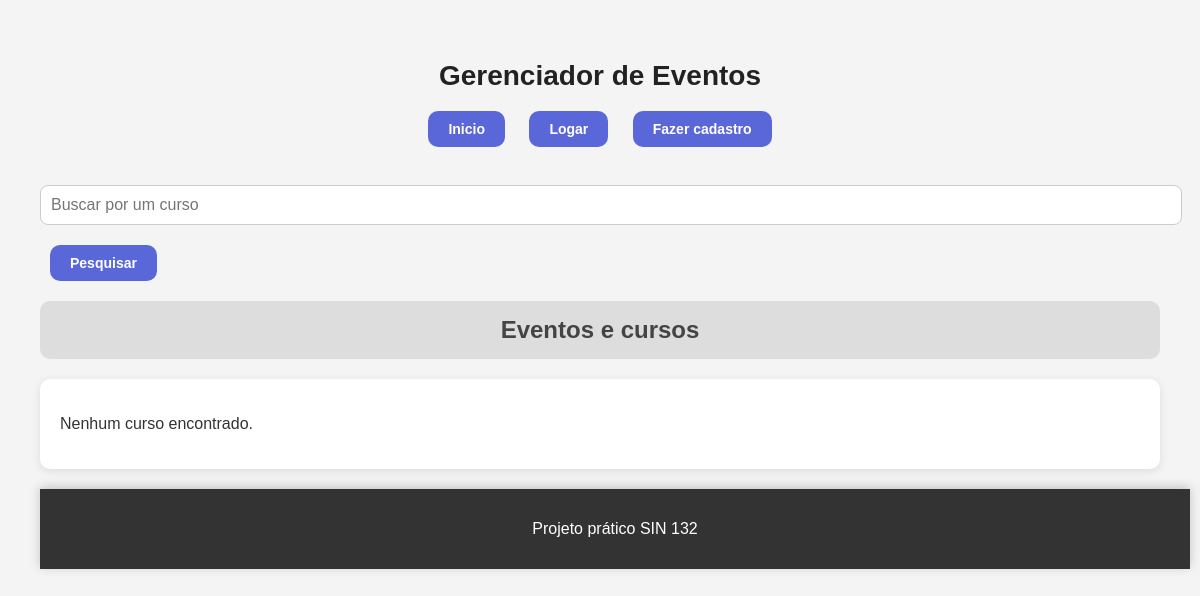
Before: /Pages/inicio.php with the older database file.
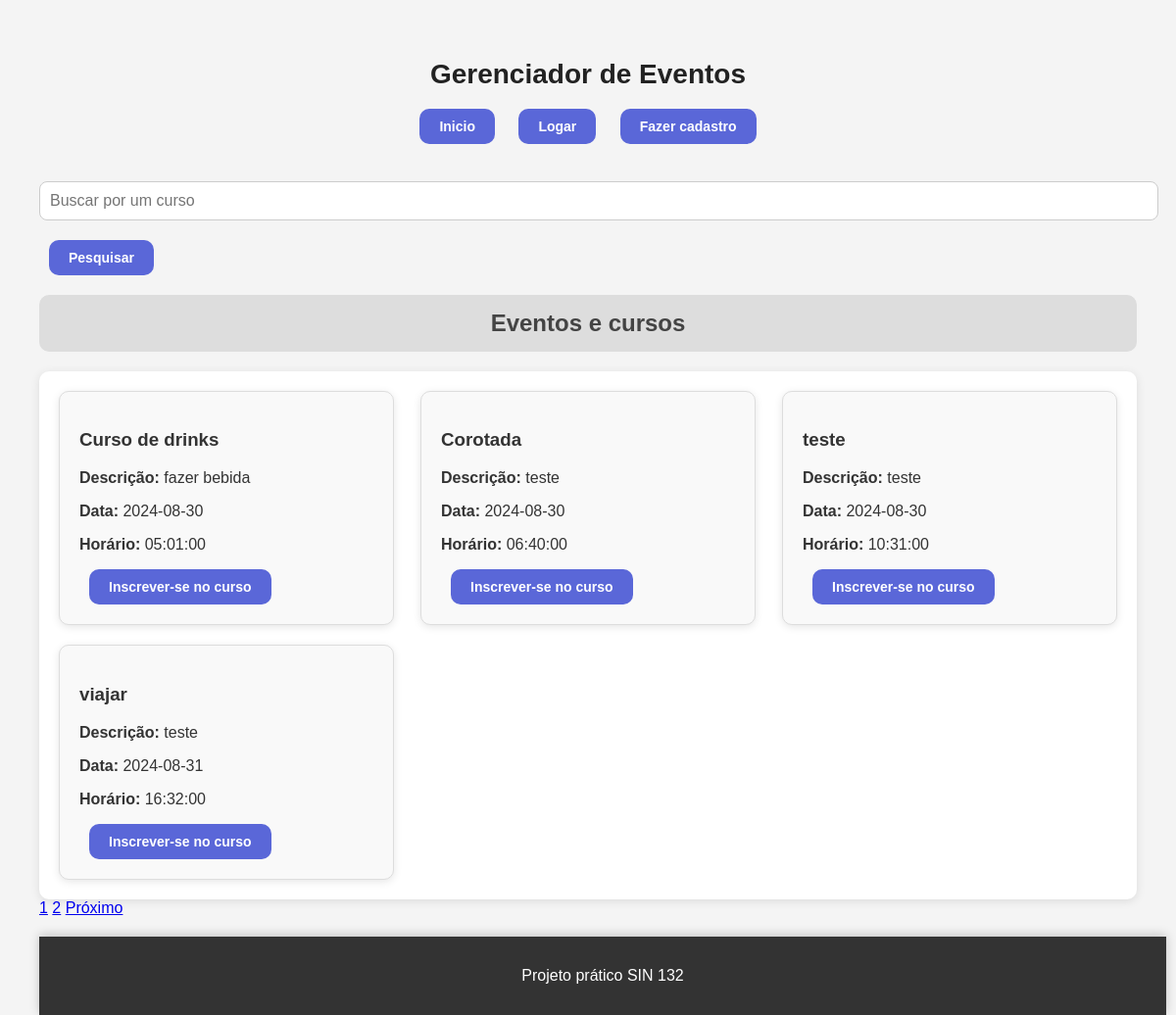
After: the same page with the newer database file.
### tables this page shows
CREATE TABLE `cursos` (
  `id` int(100) NOT NULL,
  `titulo` varchar(100) NOT NULL,
  `descricao` varchar(200) NOT NULL,
  `data` date NOT NULL,
  `horario` time NOT NULL,
  `evento_id` int(100) NOT NULL
);

### Classes/Curso.php (called while the page is built, shortened)
<?php
class Curso {
    private $titulo;
    private $descricao;
    private $data;
    private $horario;
    public function __construct($id = null, $titulo = '', $descricao = '', $data = '', $horario = '', $eventoId = null) {
        $this->titulo = $titulo;
        $this->descricao = $descricao;
        $this->data = $data;
        $this->horario = $horario;
    }
    public function getTitulo() {
        return $this->titulo;
    }
    public function getDescricao() {
        return $this->descricao;
    }
    public function getData() {
        return $this->data;
    }
    public function getHorario() {
        return $this->horario;
    }
    public static function listarCursosPaginados($offset, $limit) {
        $conn = getConnection();
        $sql = "SELECT * FROM cursos LIMIT ?, ?";
        $stmt = $conn->prepare($sql);
        $stmt->bind_param("ii", $offset, $limit);
        $stmt->execute();
        $result = $stmt->get_result();
        $cursos = [];
        while ($row = $result->fetch_assoc()) {
            $cursos[] = new Curso(
                $row['id'],
                $row['titulo'],
                $row['descricao'],
                $row['data'],
                $row['horario'],
                $row['evento_id']
            );
        }
        return $cursos;
    }
    public static function contarTodosCursos() {
        $conn = getConnection();
        $sql = "SELECT COUNT(*) as total FROM cursos";
        $result = $conn->query($sql);
        $row = $result->fetch_assoc();
        return $row['total'];
    }
}

### Pages/inicio.php (the view, shortened to what the changed rows need)
<?php
include_once '../Classes/Curso.php';
$usuarioLogado = isset($_SESSION['user']) && is_array($_SESSION['user']) ? $_SESSION['user'] : null;
$tipoUsuario = $usuarioLogado ? $usuarioLogado['tipo'] : '';
$searchQuery = isset($_GET['search']) ? $_GET['search'] : '';
$itemsPerPage = 4;
$page = isset($_GET['page']) && is_numeric($_GET['page']) ? intval($_GET['page']) : 1;
$offset = ($page - 1) * $itemsPerPage;
if ($searchQuery) {
    $cursosFiltrados = Curso::pesquisarCursos($searchQuery, $offset, $itemsPerPage);
    $totalCursos = Curso::contarCursosFiltrados($searchQuery);
} else {
    $cursosFiltrados = Curso::listarCursosPaginados($offset, $itemsPerPage);
    $totalCursos = Curso::contarTodosCursos();
}
$totalPages = ceil($totalCursos / $itemsPerPage);
?>
<!DOCTYPE html>
<html lang="pt-br">
<head>
    <link rel="stylesheet" href="../CSS/estilo1.css">
    <link rel="stylesheet" href="../CSS/estilo_home.css">
</head>
<body>
    <header><h1>Gerenciador de Eventos</h1></header>
    <br>
    <article>
        <h2>Eventos e cursos</h2>
        <div class="wrapper">
            <?php
            if (!empty($cursosFiltrados) && is_array($cursosFiltrados)) {
                foreach ($cursosFiltrados as $curso):
            ?>
                <div class="curso">
                    <h3><?php echo htmlspecialchars($curso->getTitulo()); ?></h3>
                    <p><strong>Descrição:</strong> <?php echo htmlspecialchars($curso->getDescricao()); ?></p>
                    <p><strong>Data:</strong> <?php echo htmlspecialchars($curso->getData()); ?></p>
                    <p><strong>Horário:</strong> <?php echo htmlspecialchars($curso->getHorario()); ?></p>
                    <?php if($tipoUsuario === 'administrador'): ?>
                        <form action="./editar_curso.php" method="post">
                            <input type="hidden" name="id_curso" value="<?php echo htmlspecialchars($curso->getId()); ?>">
                            <button type="submit">Editar curso</button>
                        </form><br>
                        <form action="../Service/excluir_curso.php" method="post">
                            <input type="hidden" name="id_curso" value="<?php echo htmlspecialchars($curso->getId()); ?>">
                            <button type="submit">Excluir curso</button>
                        </form>
                    <?php else: ?>
                        <form action="./inscricao.php" method="post">
                            <button type="submit">Inscrever-se no curso</button>
                        </form>
                    <?php endif; ?>
                </div>
            <?php
                endforeach;
            } else {
                echo "<p>Nenhum curso encontrado.</p>";
            }
            ?>
        </div>
    </article>
    <?php if ($totalPages > 1): ?>
        <div class="pagination">
            <?php for ($i = 1; $i <= $totalPages; $i++): ?>
                <a href="?page=<?php echo $i; ?>&search=<?php echo urlencode($searchQuery); ?>" <?php if ($i == $page) echo 'class="active"'; ?>><?php echo $i; ?></a>
            <?php endfor; ?>
            <?php if ($page < $totalPages): ?>
                <a href="?page=<?php echo $page + 1; ?>&search=<?php echo urlencode($searchQuery); ?>">Próximo</a>
            <?php endif; ?>
        </div>
    <?php endif; ?>
</body>
</html>

Changed rows visible on the page:
added cursos: titulo "Curso de drinks", descricao "fazer bebida", data "2024-08-30", horario "05:01:00"
added cursos: titulo "Corotada", descricao "teste", data "2024-08-30", horario "06:40:00"
added cursos: titulo "teste", descricao "teste", data "2024-08-30", horario "10:31:00"
added cursos: titulo "viajar", descricao "teste", data "2024-08-31", horario "16:32:00"
Other visible differences:
new list line: "1"
new list line: "2"
text no longer shown: "Nenhum curso encontrado."
text now shown: "Próximo"
